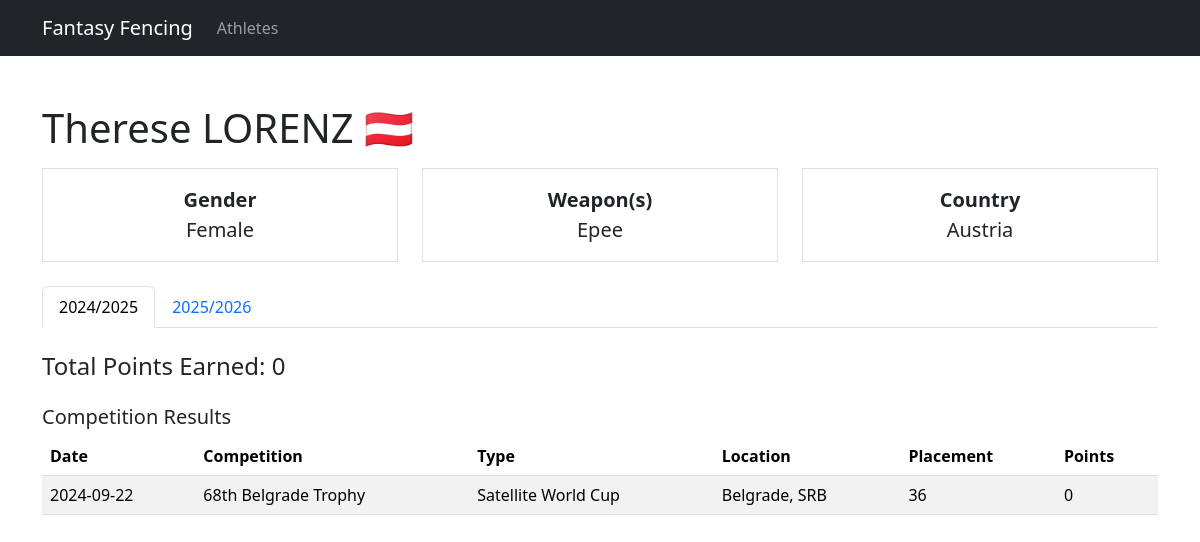
Screenshot of /frontend/php/athlete.php?id=1644 with the database file from the repository.
### tables this page shows
CREATE TABLE IF NOT EXISTS athletes (
    	id INT PRIMARY KEY,
    	name VARCHAR(100) NOT NULL,
    	firstName VARCHAR(50) NOT NULL,
    	lastName VARCHAR(50) NOT NULL,
    	gender ENUM('male', 'female') NOT NULL,
    	nationality CHAR(3) NOT NULL,
    	weapon ENUM('sabre', 'epee', 'foil') NOT NULL,
    	weapon2 ENUM('sabre', 'epee', 'foil') DEFAULT NULL,
    	isActive BOOLEAN DEFAULT FALSE
);

CREATE TABLE IF NOT EXISTS athleteSeasonPoints (
    	athleteId INT NOT NULL,
    	season INT NOT NULL,
    	weapon ENUM('sabre', 'epee', 'foil') NOT NULL,
    	points DOUBLE NOT NULL DEFAULT 0,
    	PRIMARY KEY (athleteId, season, weapon),
    	FOREIGN KEY (athleteId) REFERENCES athletes(id) ON DELETE CASCADE
);

CREATE TABLE IF NOT EXISTS competitionResults (
    	season INT NOT NULL,
    	competitionId INT NOT NULL,
    	athleteId INT NOT NULL,
    	finished INT NOT NULL,
    	points DOUBLE NOT NULL,
    	PRIMARY KEY (competitionId, season, athleteId),
    	FOREIGN KEY (competitionId, season) REFERENCES competitions(competitionId, season) ON DELETE CASCADE,
   	FOREIGN KEY (athleteId) REFERENCES athletes(id) ON DELETE CASCADE
);

CREATE TABLE IF NOT EXISTS competitions (
    	season INT NOT NULL,
    	competitionId INT NOT NULL,
    	name VARCHAR(100) NOT NULL,
    	category VARCHAR(5) NOT NULL,
    	weapon ENUM('sabre', 'epee', 'foil') NOT NULL,
   	gender ENUM('male', 'female') NOT NULL,
    	country CHAR(3) NOT NULL,
    	location VARCHAR(50) NOT NULL,
    	startDate DATE NOT NULL,
    	endDate DATE,
    	PRIMARY KEY (competitionId, season) 
);

### backend/php/databaseFunctions.php (called while the page is built, shortened)
<?php
function getAthleteInfo($athleteId) {
    	$db = dbConnect();
    	$stmt = $db->prepare("SELECT firstName, lastName, gender, nationality FROM athletes WHERE id = ?");
    	$stmt->bind_param("i", $athleteId);
    	$stmt->execute();
    	$result = $stmt->get_result();
    	$athlete = $result->fetch_assoc();
    	return $athlete;
}
function getAthleteWeapons($athleteId) {
    	$db = dbConnect();
    	$stmt = $db->prepare("SELECT weapon, weapon2 FROM athletes WHERE id = ?");
    	$stmt->bind_param("i", $athleteId);
    	$stmt->execute();
    	$result = $stmt->get_result()->fetch_assoc();
    	$weapons = array_filter([$result['weapon'], $result['weapon2']]);
    	return $weapons;
}
function getTotalPoints($athleteId, $season, $weapon) {
    	$db = dbConnect();
    	$stmt = $db->prepare("SELECT points FROM athleteSeasonPoints WHERE athleteId = ? AND season = ? AND weapon = ?");
    	$stmt->bind_param("iis", $athleteId, $season, $weapon);
    	$stmt->execute();
    	$stmt->bind_result($points);
    	return $points ?: 0;
}
function getCompetitionResults($athleteId, $season, $weapon) {
    	$db = dbConnect();
    	$query = "
        	SELECT cr.points, cr.finished, c.name, c.category, c.location, c.country, c.startDate
        	FROM competitionResults cr
        	JOIN competitions c ON cr.competitionId = c.competitionId AND cr.season = c.season
        	WHERE cr.athleteId = ? AND cr.season = ? AND c.weapon = ?
        	ORDER BY c.startDate ASC
    	";
    	$stmt = $db->prepare($query);
    	$stmt->bind_param("iis", $athleteId, $season, $weapon);
    	$stmt->execute();
    	$result = $stmt->get_result();
    	$results = [];
    	while ($row = $result->fetch_assoc()) {
        	$results[] = $row;
    	}
    	return $results;
}
?>

### backend/php/otherFunctions.php (called while the page is built, shortened)
<?php
function getFlagEmoji($countryCode) {
    	$firstLetter = mb_convert_encoding('&#' . (127397 + ord($countryCode[0])) . ';', 'UTF-8', 'HTML-ENTITIES');
    	$secondLetter = mb_convert_encoding('&#' . (127397 + ord($countryCode[1])) . ';', 'UTF-8', 'HTML-ENTITIES');
    	return $firstLetter . $secondLetter;
}
?>

### backend/php/dataArrays.php (called while the page is built, shortened)
<?php
$competitionCategories = [
    	"SA" => "Satellite World Cup",
    	"A" => "World Cup",
    	"GP" => "Grand Prix",
    	"CHZ" => "Zonal Championships",
    	"CHM" => "World Championships",
    	"JO" => "Olympic Games"
];
$seasons = [
    	'2025' => '2024/2025',
    	'2026' => '2025/2026'
];
?>

### frontend/php/athlete.php (the view, shortened to what this page needs)
<?php
include 'header.php';
include '../../backend/php/dataArrays.php';
include '../../backend/php/databaseFunctions.php';
include '../../backend/php/otherFunctions.php';
$athleteId = $_GET['id'];
$season = $_GET['season'] ?? '2025';
$athlete = getAthleteInfo($athleteId);
$availableWeapons = getAthleteWeapons($athleteId);
$weapon = $_GET['weapon'] ?? $availableWeapons[0];
$totalPoints = getTotalPoints($athleteId, $season, $weapon);
$results = getCompetitionResults($athleteId, $season, $weapon);
$twoLetterCountryCode = $countryCodeMap[$athlete['nationality']] ?? '';
$flagEmoji = $twoLetterCountryCode ? getFlagEmoji($twoLetterCountryCode) : '';
?>
<body>
    	<div class="container mt-5">
        	<h1>
            		<?= htmlspecialchars($athlete['firstName'] . ' ' . $athlete['lastName']) ?>
            		<?= $flagEmoji ?>
        	</h1>
        	<div class="row mt-3 text-center">
            		<div class="col-md-4">
                		<div class="border p-3" style="font-size: 1.25rem;">
                    			<strong>Gender</strong><br>
                    			<?= ucfirst($athlete['gender']) ?>
                		</div>
            		</div>
            		<div class="col-md-4">
                		<div class="border p-3" style="font-size: 1.25rem;">
                    			<strong>Weapon(s)</strong><br>
                    			<?= htmlspecialchars(implode('/', array_map('ucfirst', $availableWeapons))) ?>
                		</div>
            		</div>
            		<div class="col-md-4">
                		<div class="border p-3" style="font-size: 1.25rem;">
                    			<strong>Country</strong><br>
                    			<?= htmlspecialchars($validCountryCodes[$athlete['nationality']] ?? $athlete['nationality']) ?>
                		</div>
            		</div>
        	</div>
        	<ul class="nav nav-tabs mt-4" id="seasonTab" role="tablist">
            		<?php foreach ($seasons as $seasonCode => $seasonName): ?>
                		<li class="nav-item" role="presentation">
                    			<a class="nav-link <?= $seasonCode == $season ? 'active' : '' ?>" href="?id=<?= $athleteId ?>&season=<?= $seasonCode ?>&weapon=<?= $weapon ?>"><?= $seasonName ?></a>
                		</li>
            		<?php endforeach; ?>
        	</ul>
        	<h4 class="mt-4">Total Points Earned: <?= htmlspecialchars($totalPoints) ?></h4>
        	<h5 class="mt-4">Competition Results</h5>
        	<table class="table table-striped">
            		<thead>
                		<tr>
                    			<th>Date</th>
				   	<th>Competition</th>
				    	<th>Type</th>
				    	<th>Location</th>
				    	<th>Placement</th>
				    	<th>Points</th>
                		</tr>
            		</thead>
		    	<tbody>
				<?php foreach ($results as $result): ?>
				    	<tr>
				        	<td><?= htmlspecialchars($result['startDate']) ?></td>
				        	<td><?= htmlspecialchars($result['name']) ?></td>
				        	<td><?= htmlspecialchars($competitionCategories[$result['category']] ?? $result['category']) ?></td>
				        	<td><?= htmlspecialchars($result['location'] . ', ' . $result['country']) ?></td>
				        	<td><?= $result['finished'] == 1 ? '🥇' : ($result['finished'] == 2 ? '🥈' : ($result['finished'] == 3 ? '🥉' : htmlspecialchars($result['finished'])))?></td>
				        	<td><?= htmlspecialchars($result['points']) ?></td>
				    	</tr>
				<?php endforeach; ?>
		    	</tbody>
        	</table>
    	</div>
</body>
</html>

### rows the page displays
athletes: firstName+lastName "Therese LORENZ", nationality "🇦🇹", gender "Female", weapon+weapon2 "Epee", nationality "Austria", totalPoints "0"
competitionresults: competitions.startDate "2024-09-22", competitions.name "68th Belgrade Trophy", competitions.category "Satellite World Cup", competitions.location+country "Belgrade, SRB", finished "36", points "0"

### other values shown
$seasonName "2024/2025"
$seasonName "2025/2026"
